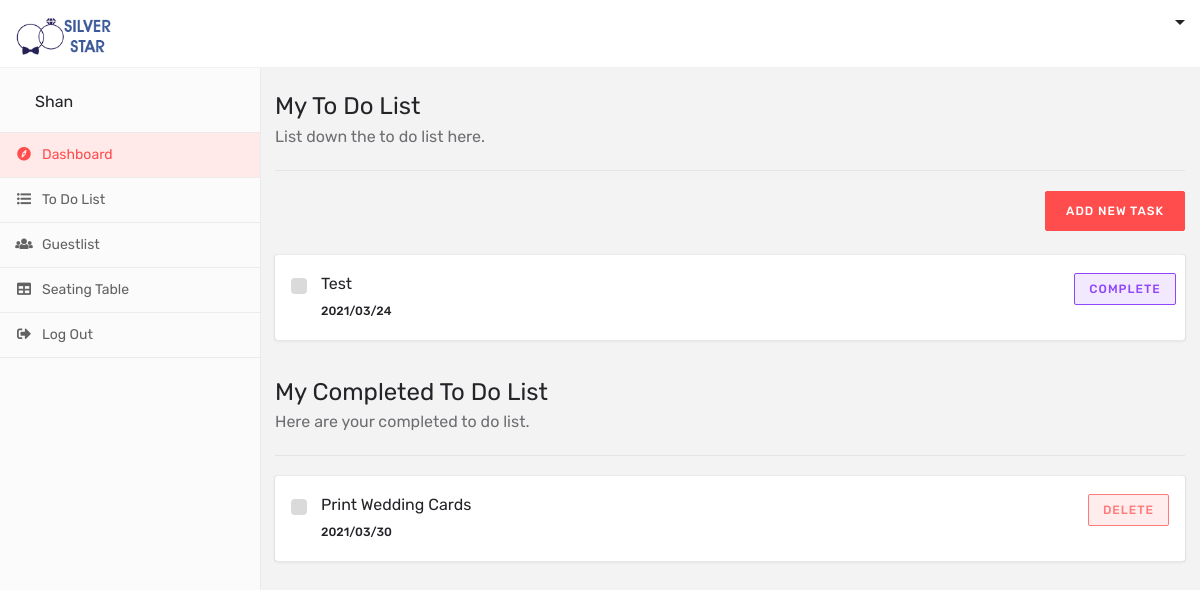
Page /couple-dashboard-todolist.php (signed in) on the committed database.
### tables this page shows
CREATE TABLE `cpltodolist` (
  `idcpltodolist` int(10) UNSIGNED NOT NULL,
  `title` longtext NOT NULL,
  `dodate` varchar(45) NOT NULL,
  `cpleID` varchar(45) NOT NULL,
  `comflag` varchar(45) NOT NULL
);

### couple-dashboard-todolist.php (the view, shortened to what this page needs)
<!DOCTYPE html>
<html lang="en">
<head>
    <link href="css/bootstrap.min.css" rel="stylesheet">
    <link href="fontawesome/css/fontawesome-all.css" rel="stylesheet">
    <link href="fontello/css/fontello.css" rel="stylesheet">
    <link href="css/jquery-ui.css" rel="stylesheet">
    <link href="css/style.css" rel="stylesheet">
    <link rel="stylesheet" type="text/css" href="css/offcanvas.css">
</head>
<body class="body-bg">
    <div class="dashboard-header">
        <?php include "cplemenu.php"?>
    </div>
    <div class="dashboard-wrapper">
        <?php include "cplesidemenu.php"?>
        <div class="dashboard-content">
            <div class="container">
                <div class="row">
                    <div class="col-xl-12 col-lg-12 col-md-12 col-sm-12 col-12">
                        <div class="dashboard-page-header">
                            <h3 class="dashboard-page-title">My To Do List</h3>
                            <p>List down the to do list here.</p>
                        </div>
                    </div>
                </div>
                <div class="row">
                    <div class="offset-xl-8 col-xl-4 col-lg-12 col-md-12 col-sm-12 col-12 text-right mb20">
                        <a href="#" class="btn btn-default" id='trigger'>Add New Task</a>
                    </div>
                </div>
                <div class="row">
                    <div class="col-xl-12 col-lg-12 col-md-12 col-sm-12 col-12">
                        <div id="accordion" class="todo">
                           <?php
                                        include "connection/DB.php";
                                        $resultsetGetlist = mysqli_query($connection, "SELECT * FROM cpltodolist WHERE cpleID='".$_SESSION["coupleID"]."' AND comflag='0' ORDER BY dodate");
                                        while ($row = mysqli_fetch_row($resultsetGetlist)) {
                                    ?>
                            <div class="accordion-card card">
                                <div id="collapseOne" class="collapse show" aria-labelledby="headingOne" data-parent="#accordion">
                                    <div class="card-body">
                                        <div class="todo-list">
                                            <ul class="list-unstyled">
                                                <li>
                                                    <div class="row">
                                                        <div class="col-xl-10 col-lg-10 col-md-8 col-sm-12 col-12">
                                                            <div class="todo-list-content">
                                                                <div class="custom-control custom-checkbox">
                                                                    <label class="custom-control-label" for="customCheck1"><?php echo $row[1];?>
                                                                        <br><span class=" meta meta-date"><?php echo $row[2];?></span></label>
                                                                </div>
                                                            </div>
                                                        </div>
                                                        <div class="col-xl-2 col-lg-2 col-md-4 col-sm-12 col-12">
                                                            <div class="todo-list-btn">
                                                                <a href=controller/completetodo.php?id=<?php echo $row[0];?> class="btn btn-outline-violate btn-xs">Complete</a>
                                                            </div>
                                                        </div>
                                                    </div>
                                                </li>
                                            </ul>
                                        </div>
                                    </div>
                                </div>
                            </div>
                        <?php }?>
                        </div>
                    </div>
                </div>
                <br>
                <div class="row">
                    <div class="col-xl-12 col-lg-12 col-md-12 col-sm-12 col-12">
                        <div class="dashboard-page-header">
                            <h3 class="dashboard-page-title">My Completed To Do List</h3>
                            <p>Here are your completed to do list.</p>
                        </div>
                    </div>
                </div>
                <div class="row">
                    <div class="col-xl-12 col-lg-12 col-md-12 col-sm-12 col-12">
                        <div id="accordion" class="todo">
                           <?php
                                        include "connection/DB.php";
                                        $resultsetGetlist = mysqli_query($connection, "SELECT * FROM cpltodolist WHERE cpleID='".$_SESSION["coupleID"]."' AND comflag='1' ORDER BY dodate");
                                        while ($row = mysqli_fetch_row($resultsetGetlist)) {
                                    ?>
                            <div class="accordion-card card">
                                <div id="collapseOne" class="collapse show" aria-labelledby="headingOne" data-parent="#accordion">
                                    <div class="card-body">
                                        <div class="todo-list">
                                            <ul class="list-unstyled">
                                                <li>
                                                    <div class="row">
                                                        <div class="col-xl-8 col-lg-8 col-md-6 col-sm-12 col-12">
                                                            <div class="todo-list-content">
                                                                <div class="custom-control custom-checkbox">
                                                                    <label class="custom-control-label" for="customCheck1"><?php echo $row[1];?>
                                                                        <br><span class=" meta meta-date"><?php echo $row[2];?></span></label>
                                                                </div>
                                                            </div>
                                                        </div>
                                                        <div class="col-xl-4 col-lg-4 col-md-6 col-sm-12 col-12">
                                                            <div class="todo-list-btn">
                                                                 <a href=controller/deletetodo.php?id=<?php echo $row[0];?> class="btn btn-outline-pink btn-xs">Delete</a>
                                                            </div>
                                                        </div>
                                                    </div>
                                                </li>
                                            </ul>
                                        </div>
                                    </div>
                                </div>
                            </div>
                        <?php }?>
                        </div>
                    </div>
                </div>
            </div>
        </div>
    </div>
</body>
</html>

### css/offcanvas.css (style rules this page uses)
html, body { overflow-x: hidden; }

### rows in the picture
cpltodolist: title "Test", dodate "2021/03/24"
cpltodolist: title "Print Wedding Cards", dodate "2021/03/30"

### other values in the picture
$_SESSION["cplename"] "Shan"
